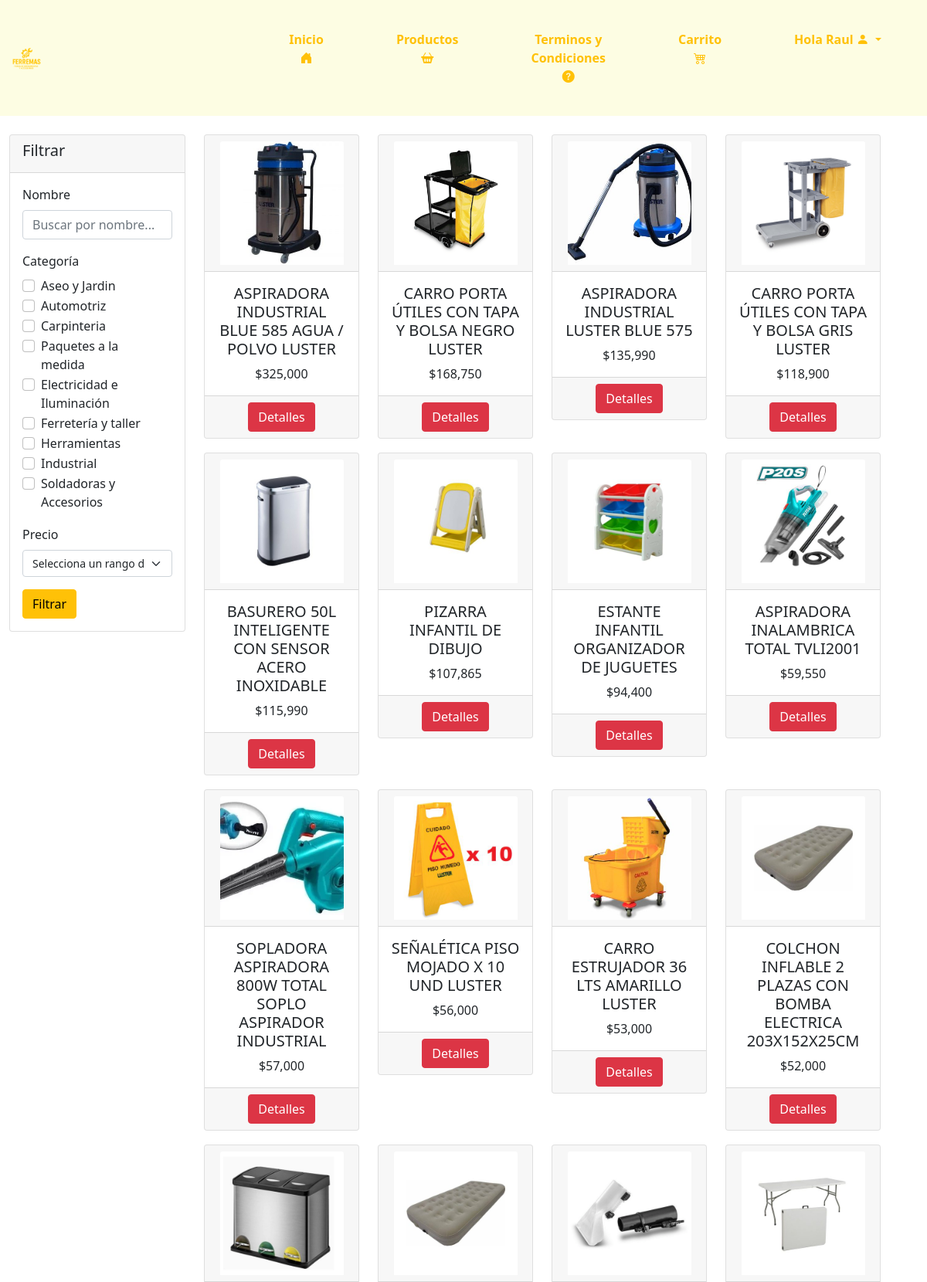
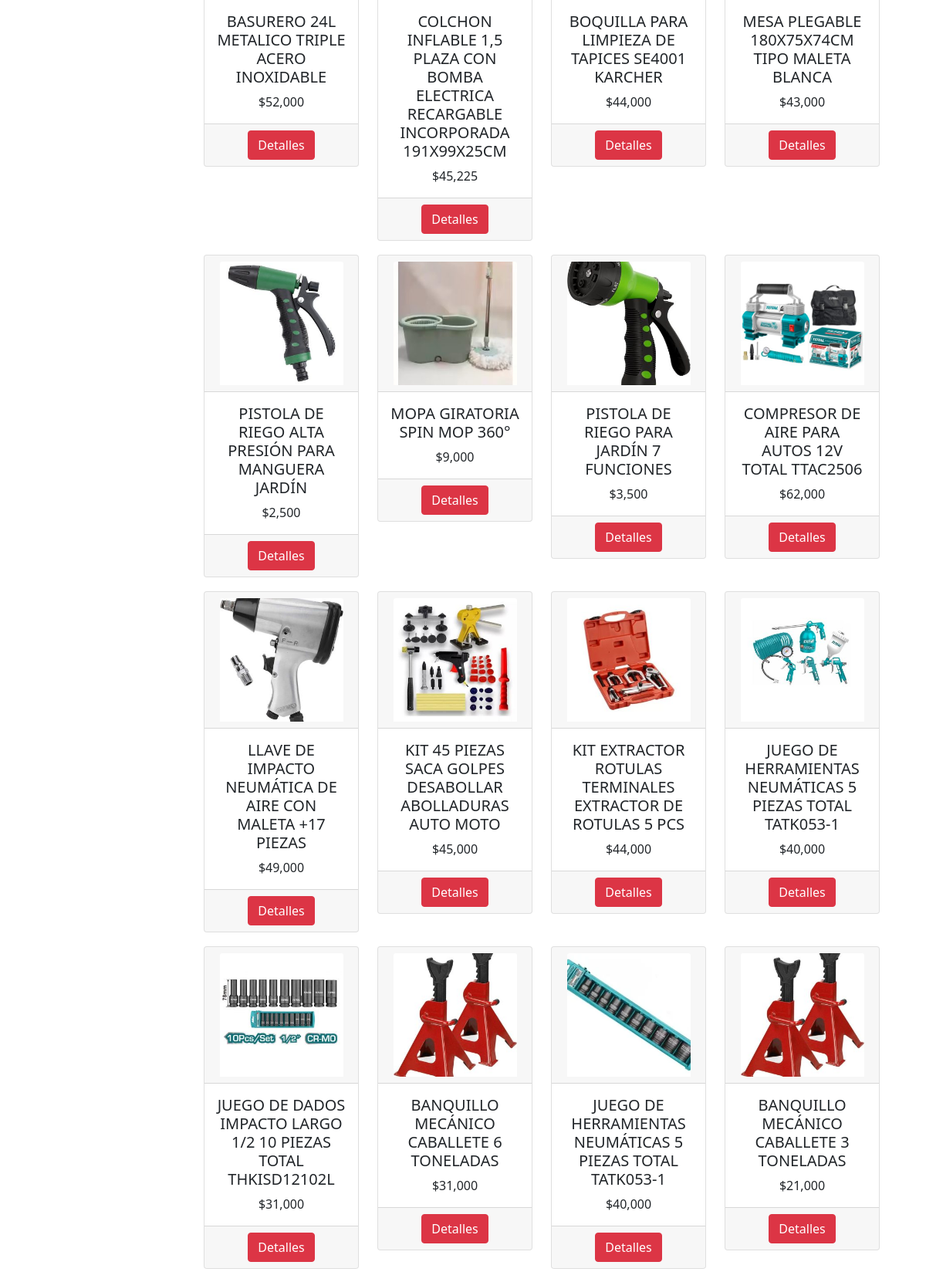
The app's page /productos/ (signed in, upper part) with its own data (2 pictures, top to bottom).
### core/models.py (models this page shows, shortened)
class Categoria(models.Model):
    idCategoria = models.IntegerField(primary_key=True)
    nombreCa = models.CharField(max_length=50)

class Producto(models.Model):
    codProducto = models.IntegerField(primary_key=True)
    nombreP = models.CharField(max_length=100)
    stock = models.IntegerField()
    descipcion = models.CharField(max_length=500)
    foto = models.ImageField(upload_to="productos")  # Directorio de destino para las imágenes de los productos
    precio = models.IntegerField()
    categoria = models.ForeignKey(Categoria, on_delete=models.CASCADE)
    def get_absolute_url(self):
        return reverse('detalleproducto', kwargs={'pk': self.pk})

### core/views.py (the view)
# urls.py: path('productos/', productos, name="productos"),
@login_required
def productos(request):
    nombre = request.GET.get('nombre', '')
    categoria_id = request.GET.get('categoria', '')
    precio_rango = request.GET.get('precio', '')
    productoListado = Producto.objects.all()
    if nombre:
        productoListado = productoListado.filter(nombreP__icontains=nombre)
    if categoria_id:
        productoListado = productoListado.filter(categoria_id=categoria_id)
    if precio_rango:
        min_precio, max_precio = map(int, precio_rango.split('-'))
        productoListado = productoListado.filter(precio__gte=min_precio, precio__lte=max_precio)
    categorias = Categoria.objects.all()
    carrito = ItemCarrito.objects.filter(usuario=request.user)
    total = sum(item.producto.precio * item.cantidad for item in carrito)
    carrito_count = sum(item.cantidad for item in carrito)
    contexto = {
        "productos": productoListado,
        "categorias": categorias,
        'carrito': carrito,
        'total': total,
        'carrito_count': carrito_count,
    }
    return render(request, 'core/productos.html', contexto)

### core/templatetags/custom_filters.py (called while the page is built)
@register.filter
def format_clp(value):
    try:
        return "${:,.0f}".format(value)
    except (ValueError, TypeError):
        return value

### core/templates/core/productos.html (shortened to what this page needs)
{% load static %}
{% load custom_filters %}
<!DOCTYPE html>
<html lang="en">
<head>
    <link href="https://cdn.jsdelivr.net/npm/bootstrap@5.0.2/dist/css/bootstrap.min.css" rel="stylesheet"
>
    <link href="https://cdnjs.cloudflare.com/ajax/libs/font-awesome/6.0.0-beta3/css/all.min.css" rel="stylesheet">
    <link type="text/css" rel="stylesheet" href="{% static 'css/inicio.css' %}">
    <link href="https://cdn.jsdelivr.net/npm/bootstrap-icons/font/bootstrap-icons.css" rel="stylesheet">
</head>
<body>
    <nav class="navbar navbar-expand-lg navbar-light" style="background-color: #fdfde3;">
        <div class="container-fluid">
            <a class="navbar-brand" href="{% url 'inicio' %}">
                <img src="{% static 'img/logo_ferremas.png' %}" class="logo" style="max-width: 15%;"
                    alt="Ferrenas">
            </a>
            <div class="collapse navbar-collapse justify-content-end" id="navbarNav">
                <ul class="navbar-nav">
                    <li class="nav-item">
                        <a class="btn btn-outline-warning py-4 px-4 mx-2" href="{% url 'inicio' %}">
                            Inicio
                            <i class="bi bi-house-door-fill"></i>
                        </a>
                    </li>
                    <li class="nav-item">
                        <a class="btn btn-outline-warning py-4 px-4 mx-2" href="{% url 'productos' %}">
                            Productos
                            <i class="bi bi-basket2-fill"></i>
                        </a>
                    </li>
                    <li class="nav-item">
                        <a class="btn btn-outline-warning py-4 px-4 mx-2" href="{% url 'terminos' %}">
                            Terminos y Condiciones
                            <i class="bi bi-question-circle-fill"></i>
                        </a>
                    </li>
                    <li class="nav-item">
                        <a class="btn btn-outline-warning py-4 px-4 mx-2 position-relative" data-bs-toggle="modal" data-bs-target="#cartModal">
                            Carrito
                            <i class="bi bi-cart4"></i>
                        </a>
                    </li>
                    <li class="nav-item dropdown">
                        {% if user.is_authenticated %}
                        <div class="btn-group">
                            <button type="button" class="btn btn-outline-warning py-4 px-4 mx-2 dropdown-toggle"
                                data-bs-toggle="dropdown" style="font-weight: 700; border: 0px; border-radius: 10px;">
                                {% if user.is_superuser %}
                                Administrador
                                {% else %}
                                Hola {{ user.first_name }}
                                {% endif %}
                                <i class="bi bi-person-fill"></i>
                            </button>
                        </div>
                        {% endif %}
                    </li>
                </ul>
            </div>
        </div>
    </nav>
    <br>
<div class="container-fluid">
    <div class="row">
        <div class="col-md-3" style="width: 21%;">
            <div class="card">
                <div class="card-header">
                    <h5>Filtrar</h5>
                </div>
                <div class="card-body">
                    <form method="GET" action="">
                        <div class="mb-3">
                            <label for="nombre" class="form-label">Nombre</label>
                            <input type="text" class="form-control" id="nombre" name="nombre" placeholder="Buscar por nombre..." value="{{ request.GET.nombre }}">
                        </div>
                        <div class="mb-3">
                            <label class="form-label">Categoría</label><br>
                            {% for categoria in categorias %}
                                <div class="form-check form-check-inline">
                                    <input class="form-check-input" type="checkbox" name="categoria" id="categoria_{{ categoria.idCategoria }}" value="{{ categoria.idCategoria }}">
                                    <label class="form-check-label" for="categoria_{{ categoria.idCategoria }}">
                                        {{ categoria.nombreCa }}
                                    </label>
                                </div>
                            {% endfor %}
                        </div>
                        <div class="mb-3">
                            <label for="precio" class="form-label">Precio</label>
                            <select class="form-select" style="font-size: 14px;" id="precio" name="precio">
                                <option value="" >Selecciona un rango de precio</option>
                            </select>
                        </div>
                        <button type="submit" class="btn btn-warning">Filtrar</button>
                    </form>
                </div>
            </div>
        </div>
        <div class="col-md-9">
            <div class="row">
                {% for m in productos %}
                <div class="col-md-4 col-sm-12" style="width: 25%; margin-bottom: 2%;">
                    <div class="card">
                        <div class="card-header" style="text-align: center;">
                            <img src="{{ m.foto.url }}" alt="" class="card-img-top imagen-producto">
                        </div>
                        <div class="card-body" style="text-align: center;">
                            <h5 style="text-transform: uppercase;">{{ m.nombreP }}</h5>
                            <h7>{{ m.precio|format_clp }}</h7>
                        </div>
                        <div class="card-footer" style="text-align: center;">
                            <a class="btn btn-danger" href="{{m.get_absolute_url}}">Detalles</a>
                        </div>
                    </div>
                </div>
                {% endfor %}
            </div>
        </div>
    </div>
</div>
</body>
</html>

### core/static/css/inicio.css (style rules this page uses)
.navbar { padding: 0%; }
.navbar-nav li { padding: 15px 15px; }
.navbar-nav li a { font-weight: 700; border: 0px; border-radius: 10px; }

### core/templates/core/productos.html (style rules this page uses)
.imagen-producto { width: 160px; height: 160px; object-fit: cover; }

### records on screen
Categoria: nombreCa "Aseo y Jardin"
Categoria: nombreCa "Automotriz"
Categoria: nombreCa "Carpinteria"
Categoria: nombreCa "Paquetes a la medida"
Categoria: nombreCa "Electricidad e Iluminación"
Categoria: nombreCa "Ferretería y taller"
Categoria: nombreCa "Herramientas"
Categoria: nombreCa "Industrial"
Categoria: nombreCa "Soldadoras y Accesorios"
Producto: foto (picture), nombreP "ASPIRADORA INDUSTRIAL BLUE 585 AGUA / POLVO LUSTER", precio "$325,000"
Producto: foto (picture), nombreP "CARRO PORTA ÚTILES CON TAPA Y BOLSA NEGRO LUSTER", precio "$168,750"
Producto: foto (picture), nombreP "ASPIRADORA INDUSTRIAL LUSTER BLUE 575", precio "$135,990"
Producto: foto (picture), nombreP "CARRO PORTA ÚTILES CON TAPA Y BOLSA GRIS LUSTER", precio "$118,900"
Producto: foto (picture), nombreP "BASURERO 50L INTELIGENTE CON SENSOR ACERO INOXIDABLE", precio "$115,990"
Producto: foto (picture), nombreP "PIZARRA INFANTIL DE DIBUJO", precio "$107,865"
Producto: foto (picture), nombreP "ESTANTE INFANTIL ORGANIZADOR DE JUGUETES", precio "$94,400"
Producto: foto (picture), nombreP "ASPIRADORA INALAMBRICA TOTAL TVLI2001", precio "$59,550"
Producto: foto (picture), nombreP "SOPLADORA ASPIRADORA 800W TOTAL SOPLO ASPIRADOR INDUSTRIAL", precio "$57,000"
Producto: foto (picture), nombreP "SEÑALÉTICA PISO MOJADO X 10 UND LUSTER", precio "$56,000"
Producto: foto (picture), nombreP "CARRO ESTRUJADOR 36 LTS AMARILLO LUSTER", precio "$53,000"
Producto: foto (picture), nombreP "COLCHON INFLABLE 2 PLAZAS CON BOMBA ELECTRICA 203X152X25CM", precio "$52,000"
Producto: foto (picture), nombreP "BASURERO 24L METALICO TRIPLE ACERO INOXIDABLE", precio "$52,000"
Producto: foto (picture), nombreP "COLCHON INFLABLE 1,5 PLAZA CON BOMBA ELECTRICA RECARGABLE INCORPORADA 191X99X25CM", precio "$45,225"
Producto: foto (picture), nombreP "BOQUILLA PARA LIMPIEZA DE TAPICES SE4001 KARCHER", precio "$44,000"
Producto: foto (picture), nombreP "MESA PLEGABLE 180X75X74CM TIPO MALETA BLANCA", precio "$43,000"
Producto: foto (picture), nombreP "PISTOLA DE RIEGO ALTA PRESIÓN PARA MANGUERA JARDÍN", precio "$2,500"
Producto: foto (picture), nombreP "MOPA GIRATORIA SPIN MOP 360°", precio "$9,000"
Producto: foto (picture), nombreP "PISTOLA DE RIEGO PARA JARDÍN 7 FUNCIONES", precio "$3,500"
Producto: foto (picture), nombreP "COMPRESOR DE AIRE PARA AUTOS 12V TOTAL TTAC2506", precio "$62,000"
Producto: foto (picture), nombreP "LLAVE DE IMPACTO NEUMÁTICA DE AIRE CON MALETA +17 PIEZAS", precio "$49,000"
Producto: foto (picture), nombreP "KIT 45 PIEZAS SACA GOLPES DESABOLLAR ABOLLADURAS AUTO MOTO", precio "$45,000"
Producto: foto (picture), nombreP "KIT EXTRACTOR ROTULAS TERMINALES EXTRACTOR DE ROTULAS 5 PCS", precio "$44,000"
Producto: foto (picture), nombreP "JUEGO DE HERRAMIENTAS NEUMÁTICAS 5 PIEZAS TOTAL TATK053-1", precio "$40,000"
Producto: foto (picture), nombreP "JUEGO DE DADOS IMPACTO LARGO 1/2 10 PIEZAS TOTAL THKISD12102L", precio "$31,000"
Producto: foto (picture), nombreP "BANQUILLO MECÁNICO CABALLETE 6 TONELADAS", precio "$31,000"
Producto: foto (picture), nombreP "JUEGO DE HERRAMIENTAS NEUMÁTICAS 5 PIEZAS TOTAL TATK053-1", precio "$40,000"
Producto: foto (picture), nombreP "BANQUILLO MECÁNICO CABALLETE 3 TONELADAS", precio "$21,000"

### other values on screen
{{ user.first_name }} "Raul"
